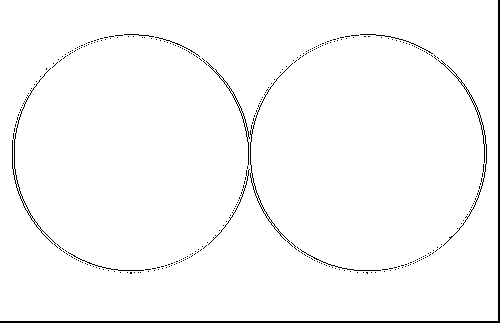
//> input picture HoughTransform/coinsTest.ppm, 500 x 323 px
$ ./cvHough coinsTest.ppm   (built with g++ and OpenCV 4)
//> lines starting //> are read from the running program, lines starting //| are printed output that depends on the picture; after the words box and inside, x2 and y2 are one past the last pixel; in counts of white or black regions, pixels touching at a corner belong together
//
//  cvHough.cpp
//  HoughTransform
//
//  Created by Sarah Gu on 1/24/19.
//  Copyright © 2019 Sarah Gu. All rights reserved.
//

#include "opencv2/highgui/highgui.hpp"
#include "opencv2/imgproc/imgproc.hpp"
#include <iostream>
#include <stdio.h>

using namespace cv;

/** @function main */
int main(int argc, char** argv)
{
    Mat src, src_gray;

    /// Read the image
    src = imread( argv[1], 1 );
//> src is the input picture: 323 rows x 500 cols, CV_8UC3; 97.8% white; 321 black regions (310 under 20 px), largest, box (x1, y1, x2, y2) and area: (0, 0, 500, 323) 1642, (438, 60, 487, 246) 319, (12, 68, 58, 248) 301

    if( !src.data )
    { return -1; }

    /// Convert it to gray
    cvtColor( src, src_gray, CV_BGR2GRAY );

    /// Reduce the noise so we avoid false circle detection
    GaussianBlur( src_gray, src_gray, Size(9, 9), 2, 2 );
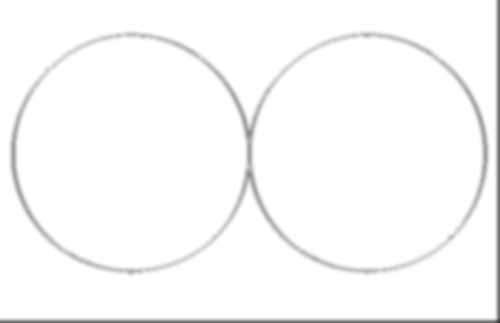
//> src_gray: 323 rows x 500 cols, CV_8UC1; min 49, max 255, mean 249.6

    vector<Vec3f> circles;

    /// Apply the Hough Transform to find the circles
    HoughCircles( src_gray, circles, CV_HOUGH_GRADIENT, 1, src_gray.rows/8, 200, 100, 0, 0 );
//> circles = 2 circles (x, y, radius): [128.5, 154.5, 118.1], [366.5, 153.5, 114.9]

    /// Draw the circles detected
    for( size_t i = 0; i < circles.size(); i++ )
    {
        Point center(cvRound(circles[i][0]), cvRound(circles[i][1]));
        int radius = cvRound(circles[i][2]);
        // circle center
        circle( src, center, 3, Scalar(0,255,0), -1, 8, 0 );
        // circle outline
        circle( src, center, radius, Scalar(0,0,255), 3, 8, 0 );
    }
//> this loop made 2 passes
//> (center, radius) on passes 1 to 2: (Point(128, 154), 118), (Point(366, 154), 115)
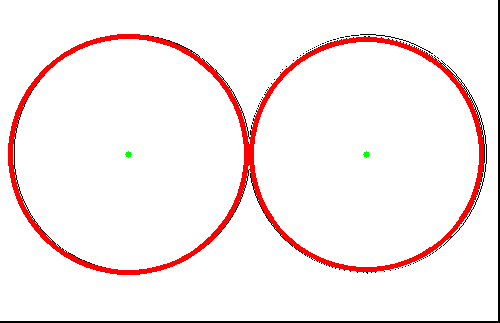
//> src: 323 rows x 500 cols, CV_8UC3; 4.49% of pixels changed, all inside (x1, y1, x2, y2) = (8, 34, 484, 275)

    /// Show your results
    namedWindow( "Hough Circle Transform Demo", CV_WINDOW_AUTOSIZE );
    imshow( "Hough Circle Transform Demo", src );

    waitKey(0);
    return 0;
}

$ run again, on HoughTransform/coinsOut.ppm
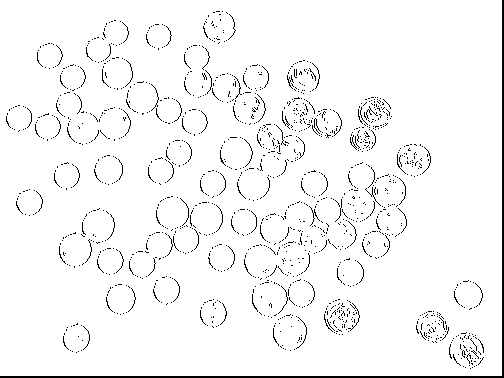
//> input picture HoughTransform/coinsOut.ppm, 504 x 378 px
//> src is the input picture: 378 rows x 504 cols, CV_8UC3; 96.3% white; black in thin lines or dots
//> `GaussianBlur( src_gray, src_gray, Size(9, 9), 2, 2 );`:
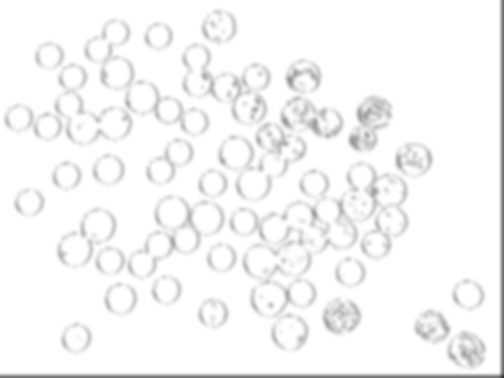
//> src_gray: 378 rows x 504 cols, CV_8UC1; min 49, max 255, mean 245.9
//> circles = empty
